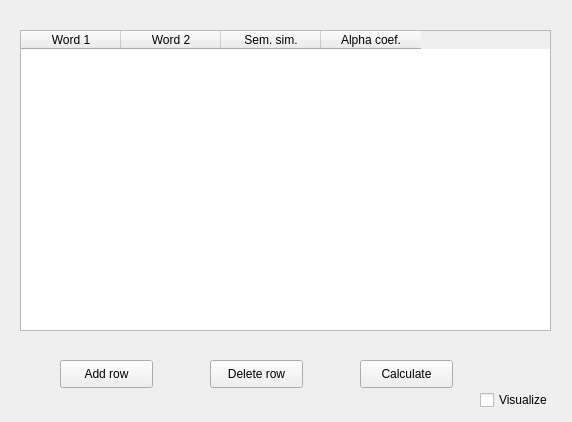
<?xml version="1.0" encoding="UTF-8"?>
<ui version="4.0">
 <class>Form</class>
 <widget class="QWidget" name="Form">
  <property name="geometry">
   <rect>
    <x>0</x>
    <y>0</y>
    <width>572</width>
    <height>422</height>
   </rect>
  </property>
  <property name="windowTitle">
   <string>Form</string>
  </property>
  <widget class="QTableWidget" name="table_widget">
   <property name="geometry">
    <rect>
     <x>20</x>
     <y>30</y>
     <width>531</width>
     <height>301</height>
    </rect>
   </property>
   <column>
    <property name="text">
     <string>Word 1</string>
    </property>
   </column>
   <column>
    <property name="text">
     <string>Word 2</string>
    </property>
   </column>
   <column>
    <property name="text">
     <string>Sem. sim.</string>
    </property>
   </column>
   <column>
    <property name="text">
     <string>Alpha coef.</string>
    </property>
   </column>
  </widget>
  <widget class="QPushButton" name="add_row_button">
   <property name="geometry">
    <rect>
     <x>60</x>
     <y>360</y>
     <width>93</width>
     <height>28</height>
    </rect>
   </property>
   <property name="text">
    <string>Add row</string>
   </property>
  </widget>
  <widget class="QPushButton" name="delete_row_button">
   <property name="geometry">
    <rect>
     <x>210</x>
     <y>360</y>
     <width>93</width>
     <height>28</height>
    </rect>
   </property>
   <property name="text">
    <string>Delete row</string>
   </property>
  </widget>
  <widget class="QPushButton" name="calculate_button">
   <property name="geometry">
    <rect>
     <x>360</x>
     <y>360</y>
     <width>93</width>
     <height>28</height>
    </rect>
   </property>
   <property name="text">
    <string>Calculate</string>
   </property>
  </widget>
  <widget class="QCheckBox" name="visualize_checkbox">
   <property name="geometry">
    <rect>
     <x>480</x>
     <y>390</y>
     <width>81</width>
     <height>20</height>
    </rect>
   </property>
   <property name="text">
    <string>Visualize</string>
   </property>
  </widget>
 </widget>
 <resources/>
 <connections/>
</ui>
